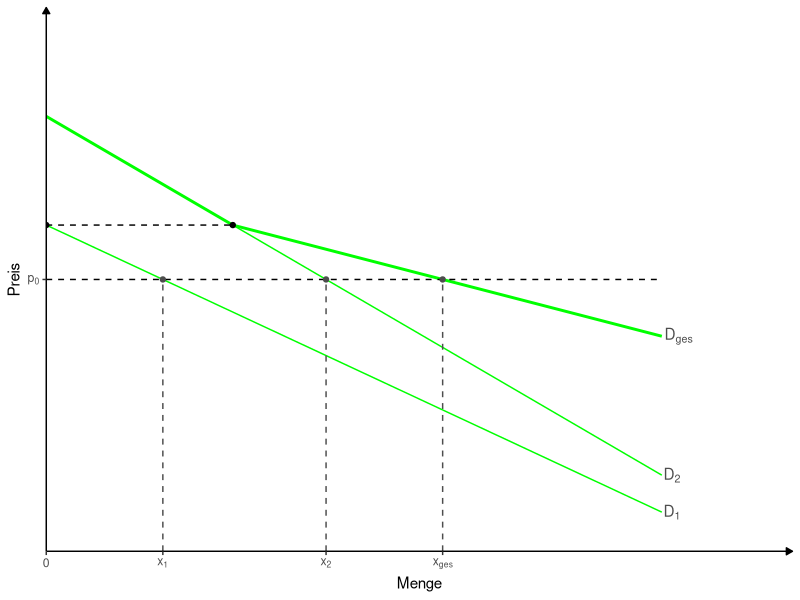
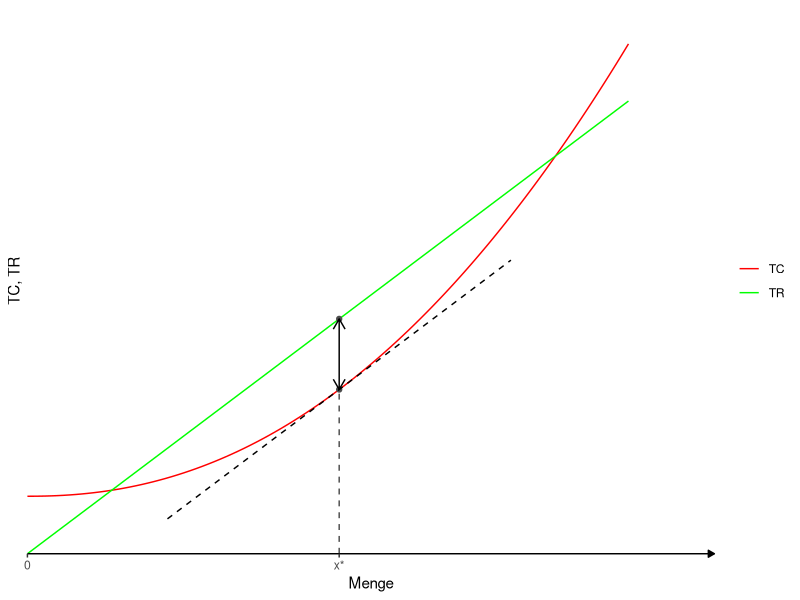
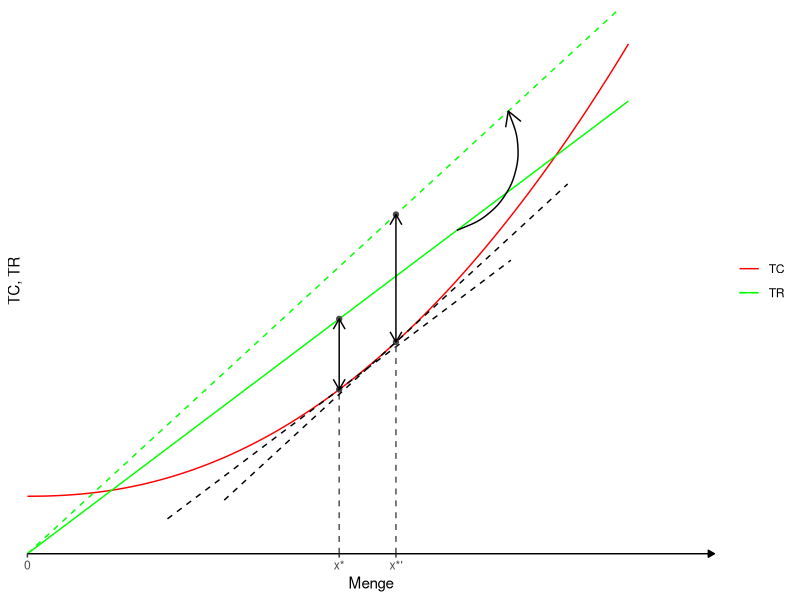

Source code (R) for these figures, in order:
## ---- chunk 1
# Bibliotheken laden
library(tidyverse)

# Funktionen definieren

x <- 0:5

demand2 <- function(x) 4-x
demand1 <- function(x) 3-.8*x

# x=4-p
#(4/5)*x=3-p
#x=(15/4)-(5/4)p

#x=(31/4)-(9/4)p

#(9/4)p=(31/4)-x

#p=(31/9)-(4/9)x 

demandg <- function(x) (31/9)-(4/9)*x 

# Schnittpunkt 

q0 <- uniroot(function(x) demand2(x) - demandg(x), range(x))$root

p0 <- function(x) 2.5

q1 <- uniroot(function(x) demand1(x) - p0(x), range(x))$root

q2 <- uniroot(function(x) demand2(x) - p0(x), range(x))$root

qg <- uniroot(function(x) demandg(x) - p0(x), range(x))$root


# Chart

p  <- ggplot() +
  stat_function(aes(color = "Nachfrage"), fun = demand1, xlim = c(0,3.3))+
   annotate(geom = "text", x=3.3, y=demand1(3.3), hjust=-0.1, label=expression('D'[1]),color = "grey30")+
  
  stat_function(aes(color = "Nachfrage"), fun = demand2, xlim = c(0,3.3))+
   annotate(geom = "text", x=3.3, y=demand2(3.3), hjust=-0.1, label=expression('D'[2]),color = "grey30")+
  
  stat_function(aes(color = "Nachfrage"), fun = demandg, xlim = c(q0,3.3), size=1)+
   annotate(geom = "text", x=3.3, y=demandg(3.3), hjust=-0.1, label=expression('D'[ges]),color = "grey30")+
  
  stat_function(aes(color = "Nachfrage"), fun = demand2, xlim = c(0,q0), size=1)+
  stat_function(fun = p0, xlim = c(0,3.3), linetype= "dashed")+
  #
  annotate("point", x = q1, y = demand1(q1), color = "grey30")+
  annotate("point", x = q2, y = demand2(q2), color = "grey30")+
  annotate("point", x = qg, y = demandg(qg), color = "grey30")+
  annotate("point", x=0, y=demand1(0))+
  annotate("point", x=q0, y=demandg(q0))+
  #
  annotate("segment", x = q1, xend = q1, y = 0, yend = demand1(q1),
                    linetype = "dashed", color = "grey30") +
  annotate("segment", x = q2, xend = q2, y = 0, yend = demand2(q2),
           linetype = "dashed", color = "grey30") +
  annotate("segment", x = qg, xend = qg, y = 0, yend = demandg(qg),
           linetype = "dashed", color = "grey30") +
  annotate("segment", x=0, xend=q0, y=demandg(q0), yend=demandg(q0), linetype = "dashed")+
    #
  scale_color_manual(values=c("green"))+
#  scale_fill_manual(values=c("green", "orange"))+
  scale_x_continuous(expand = c(0, 0), 
                     breaks = c(0, q1, q2, qg), labels = expression(0, "x"[1], "x"[2], "x"[ges]),
                     limits = c(0, 4)) +
  scale_y_continuous(expand = c(0, 0), 
                     breaks = p0,
                     labels=expression("p"[0]),
                     limits = c(0,5)
                    ) +
  theme_classic() +
  theme(panel.grid = element_blank(),
        legend.position = "none", #Damit Legende unterdrückt.
       ) +
  theme(axis.line = element_line(arrow = arrow(type='closed', length = unit(5,'pt'))))+
  labs(x = "Menge", y = "Preis", 
       color = NULL, fill = NULL)
p

## ---- chunk 2
# Bibliotheken laden
library(tidyverse)

# Funktionen definieren

x <- 0:5

TC <- function(x) x^2.2+2
TR <- function(x) 4.5*x


# Gewinnmaximum

## Steigungen gleich


q <- uniroot(function(x) x^1.2*2.2 - 4.5 , range(x))$root

help <- TR(q)-TC(q)

help2 <- function(x) 4.5*x-help

#Gleichgewichtspreis
#p <- supply(q)

# Konsumenten- und Produzentenrente

#z <- seq(0, q, 0.01)

# Abbildung

p <- ggplot() +
  stat_function(aes(color = "TC"), fun = TC, xlim = c(0,3.5))+
 #  annotate(geom = "text", x=3.5, y=TC(3.5), hjust=-0.1, label="TC",color = "grey30")+
  stat_function(aes(color = "TR"), fun = TR, xlim = c(0,3.5))+
#  annotate(geom = "text", x=3.5, y=TR(3.5), hjust=-0.1, label="TR",color = "grey30")+ 
  annotate("point", x = q, y = TC(q), color = "grey30")+
  annotate("point", x = q, y = TR(q), color = "grey30")+
  annotate("segment", x = q, xend = q, y = 0, yend = TC(q),
           linetype = "dashed", color = "grey30") +
  stat_function(aes(),linetype="dashed", fun=help2, xlim=c(q-1, q+1))+
  annotate("segment", x=q, xend=q, y=TC(q), yend=TR(q),
           #linetype="dotted",
           arrow=arrow(ends="both", length = unit(.3, "cm")))+
   #geom_ribbon(aes(x = z, ymin = supply(z), ymax = p,
    #              fill = "Produzentenrente"), alpha = 0.25) +
  #geom_ribbon(aes(x = z, ymin = p, ymax = demand(z),
   #               fill = "Konsumentenrente"), alpha = 0.25)+
  scale_color_manual(values=c("red", "green"))+
  #scale_fill_manual(values=c("green", "orange"))+
  scale_x_continuous(expand = c(0, 0), 
                     breaks = c(0,q), labels = c(0,"x*"),
                     limits = c(0, 4)) +
  scale_y_continuous(expand = c(0, 0), 
                     breaks = NULL, labels = NULL,
                     limits = c(0,19)) +
  theme_classic() +
  theme(panel.grid = element_blank(),
       # legend.position = "none", #Damit Legende unterdrückt.
       ) +
  theme(axis.line = element_line(arrow = arrow(type='closed', length = unit(5,'pt'))))+
  labs(x = "Menge", y = "TC, TR", 
       color = NULL, fill = NULL)
p

## ---- chunk 3
# Bibliotheken laden
library(tidyverse)

# Funktionen definieren

x <- 0:5

TC <- function(x) x^2.2+2
TR <- function(x) 4.5*x

TRN <- function(x) 5.5*x


# Gewinnmaximum

## Steigungen gleich


q <- uniroot(function(x) x^1.2*2.2 - 4.5 , range(x))$root

help <- TR(q)-TC(q)

help2 <- function(x) 4.5*x-help

qn <- uniroot(function(x) x^1.2*2.2 - 5.5 , range(x))$root

helpn <- TRN(qn)-TC(qn)

help2n <- function(x) 5.5*x-helpn

#Gleichgewichtspreis
#p <- supply(q)

# Konsumenten- und Produzentenrente

#z <- seq(0, q, 0.01)

# Abbildung

p <- ggplot() +
  stat_function(aes(color = "TC"), fun = TC, xlim = c(0,3.5))+
 #  annotate(geom = "text", x=3.5, y=TC(3.5), hjust=-0.1, label="TC",color = "grey30")+
  stat_function(aes(color = "TR"), fun = TR, xlim = c(0,3.5))+
#  annotate(geom = "text", x=3.5, y=TR(3.5), hjust=-0.1, label="TR",color = "grey30")+ 
  stat_function(aes(color = "TR"), fun = TRN, xlim = c(0,3.5),  linetype= "dashed")+
  annotate("point", x = q, y = TC(q), color = "grey30")+
  annotate("point", x = q, y = TR(q), color = "grey30")+
  annotate("segment", x = q, xend = q, y = 0, yend = TC(q),
           linetype = "dashed", color = "grey30") +
  stat_function(aes(),linetype="dashed", fun=help2, xlim=c(q-1, q+1))+
  annotate("segment", x=q, xend=q, y=TC(q), yend=TR(q),
           #linetype="dotted",
           arrow=arrow(ends="both", length = unit(.3, "cm")))+
  annotate("point", x = qn, y = TC(qn), color = "grey30")+
  annotate("point", x = qn, y = TRN(qn), color = "grey30")+
  annotate("segment", x = qn, xend = qn, y = 0, yend = TC(qn),
           linetype = "dashed", color = "grey30") +
  stat_function(aes(),linetype="dashed", fun=help2n, xlim=c(qn-1, qn+1))+
  annotate("segment", x=qn, xend=qn, y=TC(qn), yend=TRN(qn),
           #linetype="dotted",
           arrow=arrow(ends="both", length = unit(.3, "cm")))+
  #Pfeil
  geom_curve(
    aes(x = 2.5, y = TR(2.5), xend = 2.8, yend = TRN(2.8)),
    arrow = arrow(length = unit(0.03, "npc")),
    angle=90
  )+
  
   #geom_ribbon(aes(x = z, ymin = supply(z), ymax = p,
    #              fill = "Produzentenrente"), alpha = 0.25) +
  #geom_ribbon(aes(x = z, ymin = p, ymax = demand(z),
   #               fill = "Konsumentenrente"), alpha = 0.25)+
  scale_color_manual(values=c("red", "green"))+
  #scale_fill_manual(values=c("green", "orange"))+
  scale_x_continuous(expand = c(0, 0), 
                     breaks = c(0,q, qn), labels = c(0,"x*", "x*'"),
                     limits = c(0, 4)) +
  scale_y_continuous(expand = c(0, 0), 
                     breaks = NULL, labels = NULL,
                     limits = c(0,19)) +
  theme_classic() +
  theme(panel.grid = element_blank(),
       # legend.position = "none", #Damit Legende unterdrückt.
       ) +
  theme(axis.line = element_line(arrow = arrow(type='closed', length = unit(5,'pt'))))+
  labs(x = "Menge", y = "TC, TR", 
       color = NULL, fill = NULL)
p

